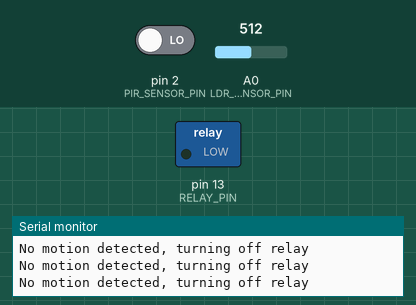
Recording of a sketch running on a simulated Arduino Uno, built with avr-gcc and run on an emulated ATmega328P. Parts: switched loads named in the sketch (green lamp = pin HIGH), the last lines printed to the serial monitor. Inputs (shaded band) come from the test bench; at power-on: pin 2 (PIR_SENSOR_PIN) LOW, A0 (LDR_SENSOR_PIN) = 512.

Above: at 1.2 s.
1.3 s: pin 2 (PIR_SENSOR_PIN) driven HIGH
At 1.9 s:
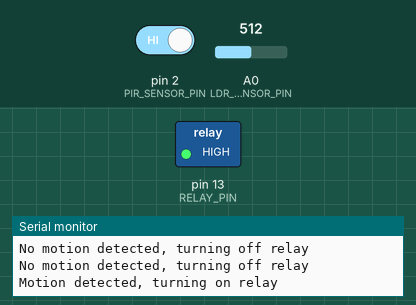
Timing chart, 0 to 4.3 s (numbered marks = the images above; inputs shaded):
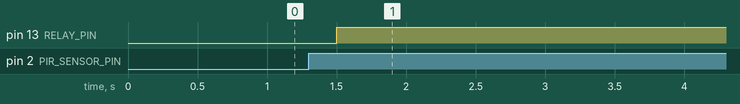

Measured:
- after the input at 1.3 s, pin 13 (RELAY_PIN): LOW → HIGH after 0.20 s

The sketch:

glorious_kieran_duup1.ino
```cpp
// Pin Definitions
const int RELAY_PIN = 13;        // Pin for the relay
const int PIR_SENSOR_PIN = 2;    // Pin for the PIR sensor
const int LDR_SENSOR_PIN = A0;   // Pin for the LDR sensor

// Threshold Values
const int LDR_THRESHOLD = 600;  // Threshold for the LDR sensor

// Timing Values
const int RELAY_ON_TIME = 5000; // Time that the relay is on when motion is detected
const int RELAY_OFF_TIME = 300; // Time that the relay is off when no motion is detected

void setup(){
  // Set pin modes
  pinMode(RELAY_PIN, OUTPUT);
  pinMode(PIR_SENSOR_PIN, INPUT);
  pinMode(LDR_SENSOR_PIN, INPUT);

  // Initialize serial communication for debugging
  Serial.begin(9600);
}

void loop(){
  // Read sensor values
  int pirSensorValue = digitalRead(PIR_SENSOR_PIN);
  int ldrSensorValue = analogRead(LDR_SENSOR_PIN);

  // Check if the LDR sensor value is below the threshold
  if(ldrSensorValue < LDR_THRESHOLD) {
    // Check if motion is detected
    if(pirSensorValue == HIGH) {
      // Turn on the relay
      digitalWrite(RELAY_PIN, HIGH);
      Serial.println("Motion detected, turning on relay");
      delay(RELAY_ON_TIME);
    } else {
      // Turn off the relay
      digitalWrite(RELAY_PIN, LOW);
      Serial.println("No motion detected, turning off relay");
      delay(RELAY_OFF_TIME);
    }
  } else {
    // Turn off the relay and print the LDR sensor value for debugging
    digitalWrite(RELAY_PIN, LOW);
    Serial.print("LDR sensor value: ");
    Serial.println(ldrSensorValue);
    delay(500);
  }
}
```
